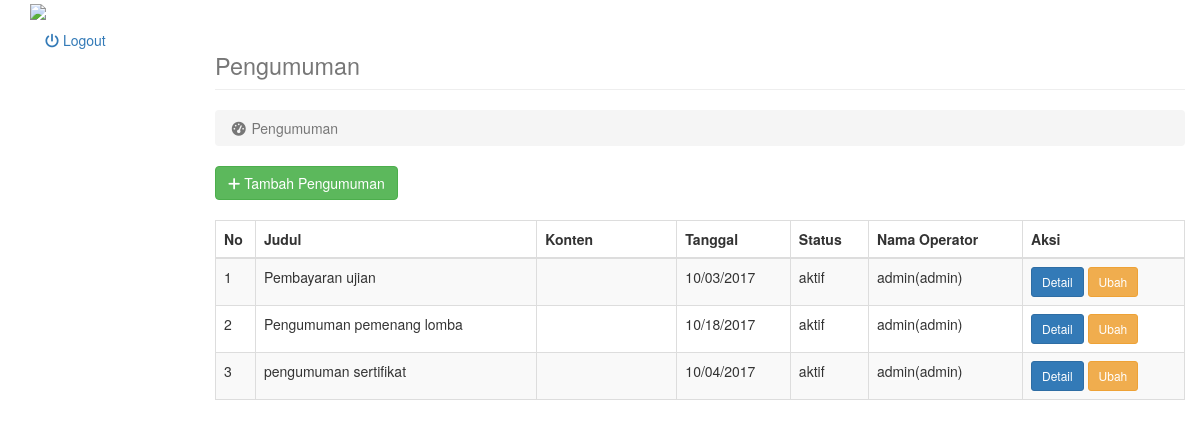
The app's page /index.php/pengumuman with its own data.
### tables this page shows
CREATE TABLE `pengumuman` (
  `id` int(255) NOT NULL,
  `judul` varchar(255) NOT NULL,
  `konten` longtext NOT NULL,
  `tanggal` varchar(15) NOT NULL,
  `status` varchar(20) NOT NULL,
  `id_operator` int(11) NOT NULL
);

CREATE TABLE `users` (
  `id` int(255) NOT NULL,
  `username` varchar(255) NOT NULL,
  `nama` varchar(30) NOT NULL,
  `tgl_lahir` varchar(30) NOT NULL,
  `alamat` varchar(50) NOT NULL,
  `telpon` varchar(20) NOT NULL,
  `email` varchar(30) NOT NULL,
  `password` varchar(225) NOT NULL,
  `status` varchar(20) NOT NULL,
  `foto` text NOT NULL,
  `level` int(11) NOT NULL
);

### application/controllers/pengumuman.php (called while the page is built, shortened)
<?php if ( ! defined('BASEPATH')) exit('No direct script access allowed');
class Pengumuman extends CI_Controller {
	function __construct() {
		$this->load->library('session');
		$this->load->model('m_pengumuman');
		$this->load->model('m_users');
	}
	function index() {
		$data = array('pengumuman' => $this->m_pengumuman->get_pengumuman(), 'title' => 'Pengumuman');
		$data['slug'] = 'pengumuman';
		if($this->session->level == 4) {
			$data['content'] = 'pengumuman/content-block';
		} else {
			$data['content'] = 'pengumuman/lists';
		}
		$this->load->view('dashboard',$data);
	}
}

### index.php (called while the page is built, shortened)
<?php
require_once BASEPATH.'core/CodeIgniter.php';

### application/models/m_pengumuman.php (called while the page is built, shortened)
<?php if ( ! defined('BASEPATH')) exit('No direct script access allowed');
class M_pengumuman extends CI_Model {
	function get_pengumuman($filter = null) {
		$query = $this->db->get_where('pengumuman', $filter);
		return $query->result_object();
	}
}

### application/models/m_users.php (called while the page is built, shortened)
<?php  if ( ! defined('BASEPATH')) exit('No direct script access allowed');
class M_users extends CI_Model {
	function detail_users($id){
		$this->db->where('id', $id);
		$query = $this->db->get('users');
		return $query->row_array();
	}
}
?>

### application/views/pengumuman/lists.php (the view, shortened to what this page needs)
<a href="<?= base_url($slug); ?>/form" class="btn btn-success"><i class="fa fa-plus"></i> Tambah <?= $title;?></a>
<br><br>
<div class="table-responsive">
    <table class="table table-bordered table-hover table-striped">
        <thead>
            <tr>
                <th>No</th>
                <th>Judul</th>
                <th>Konten</th>
                <th>Tanggal</th>
                <th>Status</th>
                <th>Nama Operator</th>
                <th>Aksi</th>
            </tr>
        </thead>
        <tbody>
        <?php
        if(!empty($pengumuman)) :
            $no = 1;
            foreach($pengumuman as $val) {
                $operator = $this->m_users->detail_users($val->id_operator);
            ?>
            <tr>
                <td width="40px"><?= $no++;?></td>
                <td><?= $val->judul; ?></td>
                <td width="140px"><span class="editor-<?= $no;?>"></span></td>
                <td><?= $val->tanggal; ?></td>
                <td><?= $val->status; ?></td>
                <td><?= $operator['nama']. '('. $operator['username']; ?>)</td>
                <td>
                    <a href="<?= base_url($slug);?>/detail/<?= $val->id; ?>" class="btn btn-sm btn-primary">Detail</a>
                    <a href="<?= base_url($slug);?>/form/<?= $val->id; ?>" class="btn  btn-sm btn-warning">Ubah</a>
                </td>
            </tr>
            <?php }
        endif;
        ?>
        </tbody>
    </table>
</div>

### application/views/header.php (shortened to what this page needs)
<!DOCTYPE html>
<html lang="en">
<head>
    <link href="<?= base_url('assets/css/bootstrap.min.css'); ?>" rel="stylesheet" type="text/css"/>
    <link href="<?= base_url('assets/css/custom.css'); ?>" rel="stylesheet" type="text/css"/>
    <link href="<?= base_url('assets/css/font-awesome.min.css'); ?>" rel="stylesheet" type="text/css"/>
    <link href="<?= base_url('assets/css/jquery.timepicker.css'); ?>" rel="stylesheet" type="text/css"/>
    <link href="<?= base_url('assets/css/bootstrap-datepicker.css'); ?>" rel="stylesheet" type="text/css"/>
    <link href="<?= base_url('assets/css/magnific-popup.css'); ?>" rel="stylesheet" type="text/css"/>
    <link href="<?= base_url('assets/css/creative.min.css'); ?>" rel="stylesheet" type="text/css"/>
    <link href="<?= base_url('assets/css/style.css'); ?>" rel="stylesheet" type="text/css"/>
</head>
<body>

### application/views/dashboard.php (shortened to what this page needs)
<?php
$data['nomenu'] = true;
$this->load->view('header', $data); ?>
    <div class="container-fluid">
        <div class="row">
            <?php $this->load->view('side'); ?>
            <div class="col-xs-12 col-sm-9 col-md-10 right-md">
                <h1 class="page-header">
                    <small><?= $title;?></small>
                </h1>
                <ol class="breadcrumb">
                    <li class="active">
                        <i class="fa fa-fw fa-dashboard"></i> <?= $title;?>
                    </li>
                </ol>
                <?php if($content != null) {
                    $this->load->view($content);
                } ?>
            </div>
        </div>
    </div>
<?php $this->load->view('footer'); ?>

### application/views/side.php (shortened to what this page needs)
<div class="col-xs-12 col-sm-3 col-md-2 clear-md fixed-top">
    <div class="collapse navbar-collapse navbar-ex1-collapse">
        <ul class="nav side-nav">
            <div class="logo2">
                <a href="<?= base_url();?>dashboard"><img src="<?= base_url(); ?>assets/images/logo2.png" width="160px"></a>
            </div>
            <li>
                <a class="nav-link" href="<?= base_url('home/logout'); ?>"><span class="icon-menu fa fa-power-off" aria-hidden="true"></span> Logout</a>
            </li>
        </ul>
    </div>
</div>

### application/views/footer.php (shortened to what this page needs)
</body>
</html>

### records on screen
pengumuman: judul "Pembayaran ujian", tanggal "10/03/2017", status "aktif", users.nama "admin", users.username "admin"
pengumuman: judul "Pengumuman pemenang lomba", tanggal "10/18/2017", status "aktif", users.nama "admin", users.username "admin"
pengumuman: judul "pengumuman sertifikat", tanggal "10/04/2017", status "aktif", users.nama "admin", users.username "admin"

### other values on screen
$title "Pengumuman"
